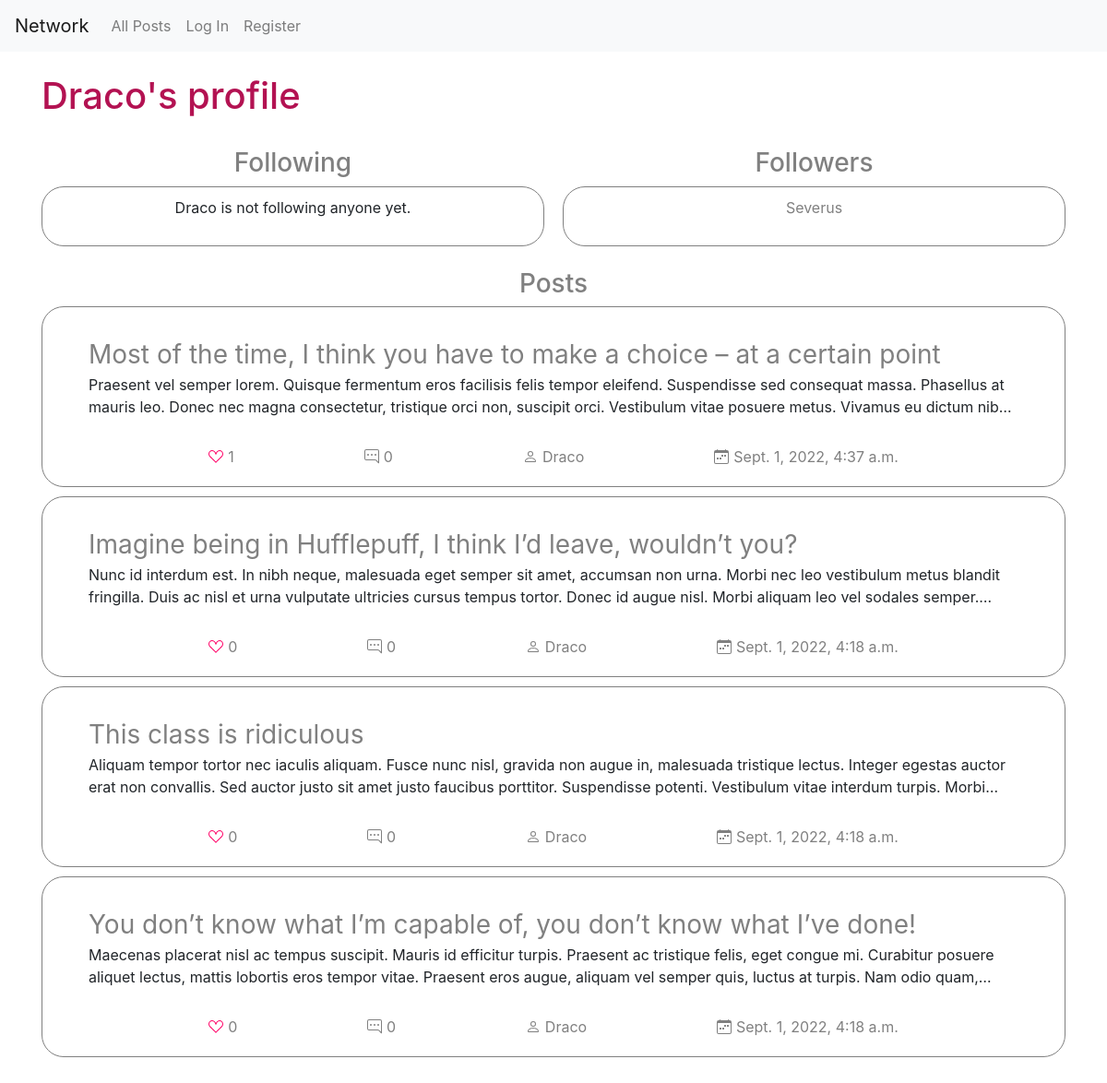
The app's page /users/5 with its own data.
### network/models.py (models this page shows, shortened)
class User(AbstractUser):
    about = models.TextField(max_length=160, blank=True)
    photo = models.URLField(max_length=2048, blank=True)

class Post(models.Model):
    author = models.ForeignKey(User, on_delete=models.CASCADE, related_name="posts")
    content = models.TextField(max_length=280)
    likes = models.ManyToManyField(User, blank=True)
    timestamp = models.DateTimeField(auto_now_add=True)
    title = models.CharField(max_length=80)

### network/views.py (the view)
# urls.py: path("users/<str:id>", views.profile, name="user")
def profile(request, id):
    user = request.user if id == request.user.id else User.objects.filter(id=id).first()
    following, status = FollowingList.objects.get_or_create(user=user)
    return render(request, "network/user.html", {"followers": [user.user for user in FollowingList.objects.filter(followees__in=[user])], "following": following.followees.all(), "page_obj": util.get_paginator(request, Post.objects.filter(author=user).order_by('-timestamp')), "user_to_show": user})

### network/util.py (called while the page is built)
def get_paginator(request, posts):
    paginator = Paginator(posts, 10)
    return paginator.get_page(request.GET.get('page'))

### network/templates/network/user.html (shortened to what this page needs)
{% extends "network/layout.html" %}
{% load static %}
{% block body %}
    <div class="container">
        <div class="header">
            {% if user != user_to_show or not user.is_authenticated %}
                <h1>{{ user_to_show.username }}'s profile</h1>
            {% else %}
                <h1>Your profile</h1>
            {% endif %}
        </div>
        <div class="follow-block">
            <div class="follow-headers">
                <h3>Following</h3>
                <div class="following">
                    {% for usr in following %}
                        {% if user.is_authenticated and user != usr or not user.is_authenticated %}
                            <a class="followee" href="{% url 'user' usr.id %}">{{ usr }}</a>
                        {% else %}
                            <a class="followee-you" href="{% url 'user' usr.id %}">You</a>
                        {% endif %}
                    {% empty %}
                        {{ user_to_show }} is not following anyone yet.
                    {% endfor %}
                </div>
            </div>
            <div class="follow-headers">
                <h3>Followers</h3>
                <div class="followers">
                    {% for follower in followers %}
                        {% if user.is_authenticated and user != follower or not user.is_authenticated %}
                            <a class="follower" href="{% url 'user' follower.id %}">{{ follower }}</a>
                        {% else %}
                            <a class="follower-you" href="{% url 'user' follower.id %}">You</a>
                        {% endif %}
                    {% empty %}
                        <div class="no-followers">{{ user_to_show }} has no followers yet.</div>
                    {% endfor %}
                </div>
            </div>
        </div>
        <h3 class="posts-title">Posts</h3>
        {% include "network/posts-widget.html" %}
    </div>
{% endblock %}

### network/templates/network/posts-widget.html (shortened to what this page needs)
<div class="posts">
    {% for post in page_obj %}
    <div class="post">
        <div class="post-content">
            <div class="post-title-min-div"><a href="{% url 'post' post.id %}" class="post-title-min">{{ post.title }}</a></div>
            <p class="content-paragraph">{{ post.content }}</p>
        </div>
        <div class="post-bottom">
            <div class="likes">
                <div class="count">{{ post.likes.all|length }}</div>
            </div>
            <div class="comments">
                {{ post.comments.all|length }}
            </div>
            <div class="author">
                {% if post.author == user %}
                    <a href="{% url 'user' post.author.id %}">you</a>
                {% else %}
                    <a href="{% url 'user' post.author.id %}">{{ post.author.username }}</a>
                {% endif %}
            </div>
            <div class="date">
                {{ post.timestamp }}
            </div>
        </div>
    </div>
{% empty %}
    <h3>No posts yet.</h3>
{% endfor %}
</div>

### network/static/network/styles.css (style rules this page uses)
a, a:visited, h3 { color: gray; }
a:hover, .page-link:hover, .like, .like-inactive { color: rgb(255,0,102); }
h1 { color: rgb(179,18,82); }
.author, .buttons, .comments, .date, .like, .likes, .header { align-items: center; color: gray; display: flex; }
.buttons, .follow-block { gap: 20px; }
.commentaries, .follow-block, .header, .post, .commentary { display: flex; flex-wrap: wrap; }
.comment-form, .follow-block { margin-bottom: 1.5rem; }
.calendar, .comment, .like, .like-inactive, .person { margin-right: 5px; }
.container { height: 100vh; }
.content-paragraph { display: -webkit-box; overflow: hidden; text-overflow: ellipsis; -webkit-line-clamp: 2; -webkit-box-orient: vertical; }
.followers, .following { border: .5px solid gray; border-radius: 1.5rem; height: 65px; overflow: scroll; padding: 10px; }
.follow-headers { width: calc(50% - 10px); }
.header, .post-bottom { justify-content: space-between; }
.line, .header { margin-bottom: 1.5rem; margin-top: 1.5rem; }
.post, .commentary { align-content: space-between; border: .5px solid gray; border-radius: 1.5rem; margin-bottom: 10px; padding: 20px; width: 100%; }
.post { padding-top: 0; }
.post-bottom { align-items: center; display: flex; margin: auto; min-width: 70%; }
.post-content { max-height: 150px; padding: 30px; }
.posts { padding-bottom: 1.5rem; }
.posts-title, .follow-headers { text-align: center; }
.post-content, .post-title, .subtitle, .inputs input, textarea, .commentary-header, .comment-form { width: 100%; }
.post-title-min-div { overflow: hidden; white-space: nowrap; }
.post-title-min { font-size: 1.75rem; }

### records on screen
User: username "Draco"
User: username "Severus"
Post: title "Most of the time, I think you have to make a choice – at a certain point", content "Praesent vel semper lorem. Quisque fermentum eros facilisis felis tempor eleifend. Suspendisse sed consequat massa. Phasellus at mauris leo. Donec nec magna consectetur, tristique orci non, suscipit orci. Vestibulum vitae posuere metus. Vivamus eu dictum…", likes.all|length "1", comments.all|length "0", author.username "Draco", timestamp "Sept. 1, 2022, 4:37 a.m."
Post: title "Imagine being in Hufflepuff, I think I’d leave, wouldn’t you?", content "Nunc id interdum est. In nibh neque, malesuada eget semper sit amet, accumsan non urna. Morbi nec leo vestibulum metus blandit fringilla. Duis ac nisl et urna vulputate ultricies cursus tempus tortor. Donec id augue nisl. Morbi aliquam leo vel sodales…", likes.all|length "0", comments.all|length "0", author.username "Draco", timestamp "Sept. 1, 2022, 4:18 a.m."
Post: title "This class is ridiculous", content "Aliquam tempor tortor nec iaculis aliquam. Fusce nunc nisl, gravida non augue in, malesuada tristique lectus. Integer egestas auctor erat non convallis. Sed auctor justo sit amet justo faucibus porttitor. Suspendisse potenti. Vestibulum vitae interdum turpis.…", likes.all|length "0", comments.all|length "0", author.username "Draco", timestamp "Sept. 1, 2022, 4:18 a.m."
Post: title "You don’t know what I’m capable of, you don’t know what I’ve done!", content "Maecenas placerat nisl ac tempus suscipit. Mauris id efficitur turpis. Praesent ac tristique felis, eget congue mi. Curabitur posuere aliquet lectus, mattis lobortis eros tempor vitae. Praesent eros augue, aliquam vel semper quis, luctus at turpis. Nam odio…", likes.all|length "0", comments.all|length "0", author.username "Draco", timestamp "Sept. 1, 2022, 4:18 a.m."
